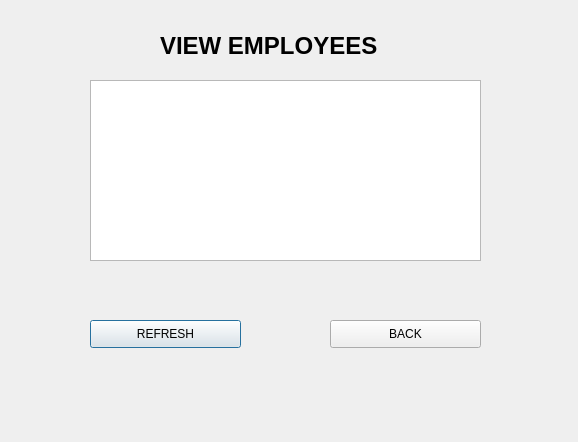
<?xml version="1.0" encoding="UTF-8"?>
<ui version="4.0">
 <class>Dialog</class>
 <widget class="QDialog" name="Dialog">
  <property name="geometry">
   <rect>
    <x>0</x>
    <y>0</y>
    <width>578</width>
    <height>442</height>
   </rect>
  </property>
  <property name="windowTitle">
   <string>Dialog</string>
  </property>
  <widget class="QLabel" name="label">
   <property name="geometry">
    <rect>
     <x>160</x>
     <y>10</y>
     <width>281</width>
     <height>71</height>
    </rect>
   </property>
   <property name="font">
    <font>
     <pointsize>18</pointsize>
     <weight>75</weight>
     <bold>true</bold>
    </font>
   </property>
   <property name="text">
    <string>VIEW EMPLOYEES</string>
   </property>
  </widget>
  <widget class="QTableWidget" name="employee_table">
   <property name="geometry">
    <rect>
     <x>90</x>
     <y>80</y>
     <width>391</width>
     <height>181</height>
    </rect>
   </property>
  </widget>
  <widget class="QPushButton" name="refresh_btn">
   <property name="geometry">
    <rect>
     <x>90</x>
     <y>320</y>
     <width>151</width>
     <height>28</height>
    </rect>
   </property>
   <property name="text">
    <string>REFRESH</string>
   </property>
  </widget>
  <widget class="QPushButton" name="back_btn">
   <property name="geometry">
    <rect>
     <x>330</x>
     <y>320</y>
     <width>151</width>
     <height>28</height>
    </rect>
   </property>
   <property name="text">
    <string>BACK</string>
   </property>
  </widget>
 </widget>
 <resources/>
 <connections/>
</ui>
